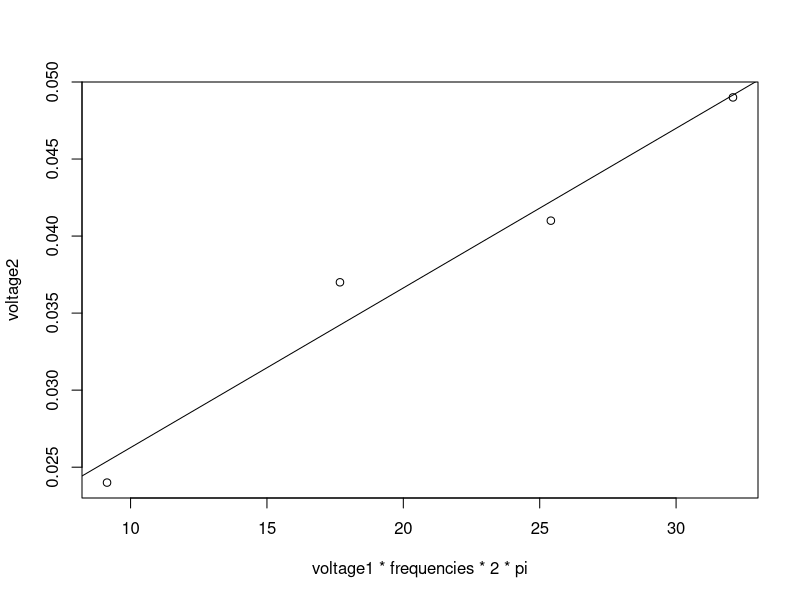
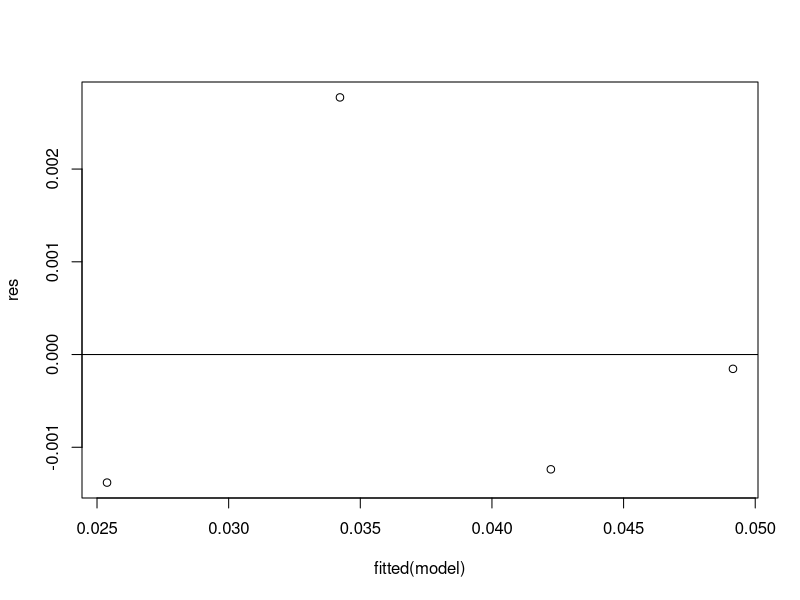
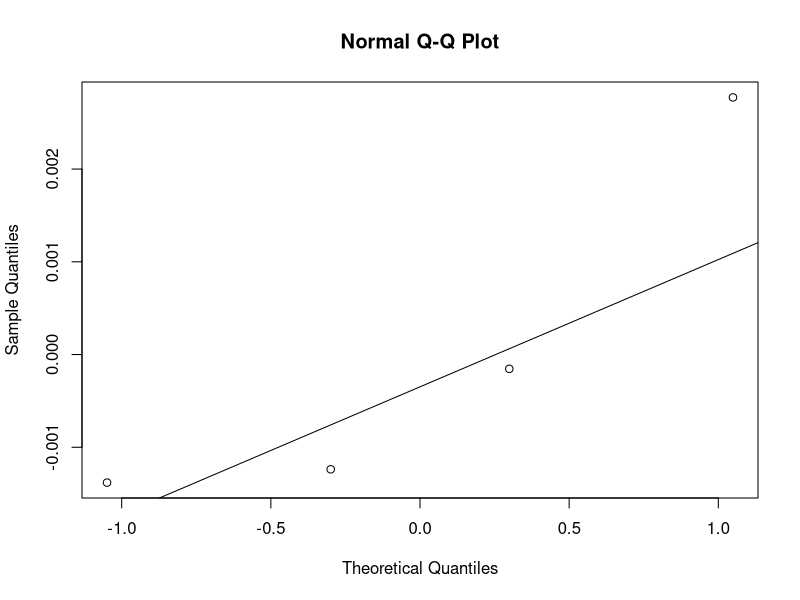
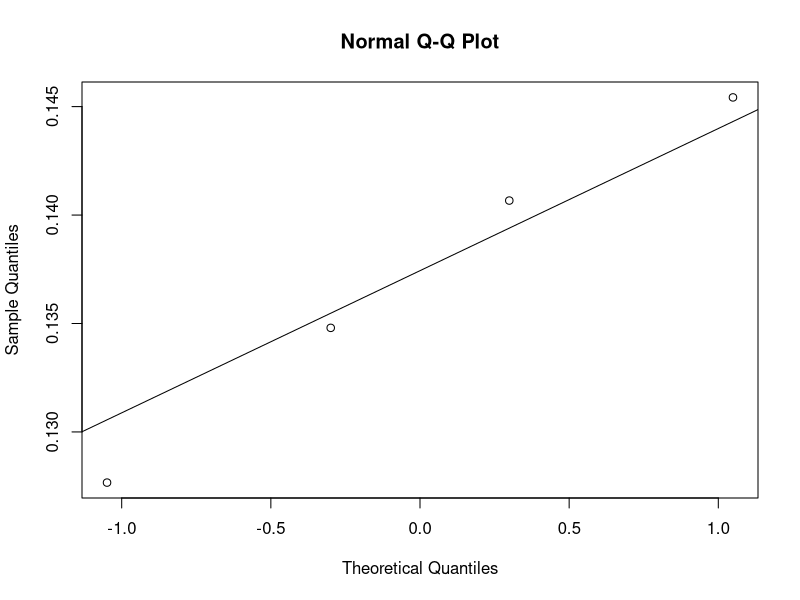
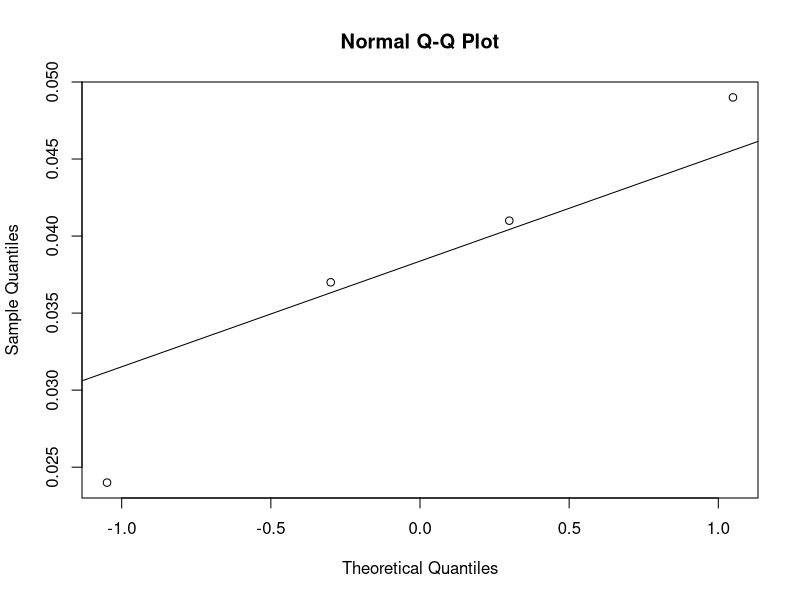
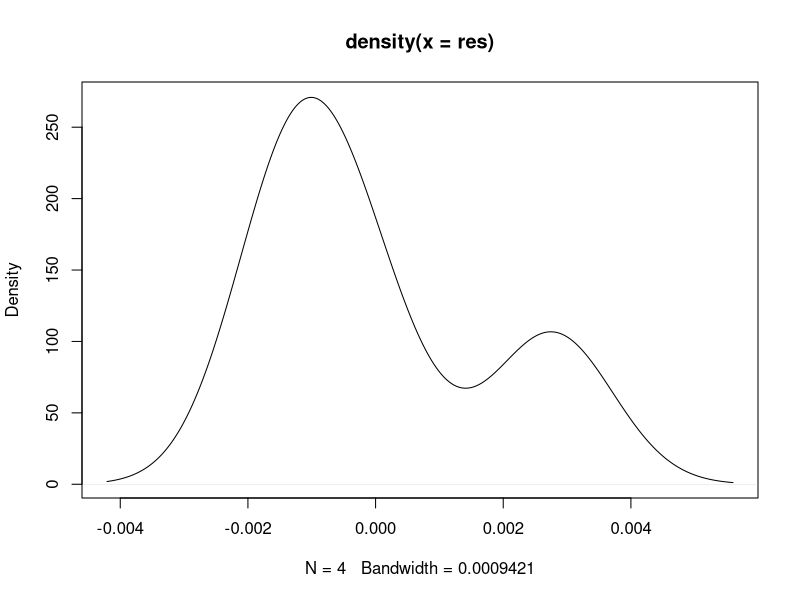
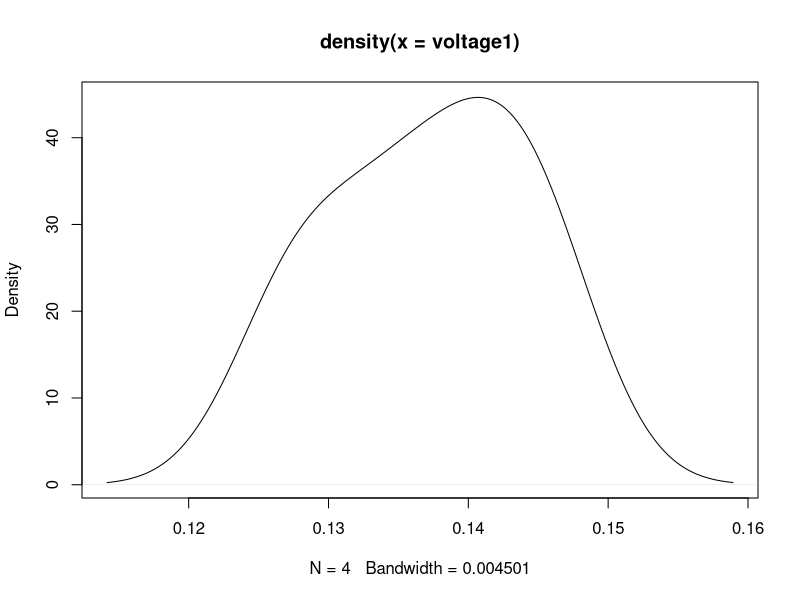
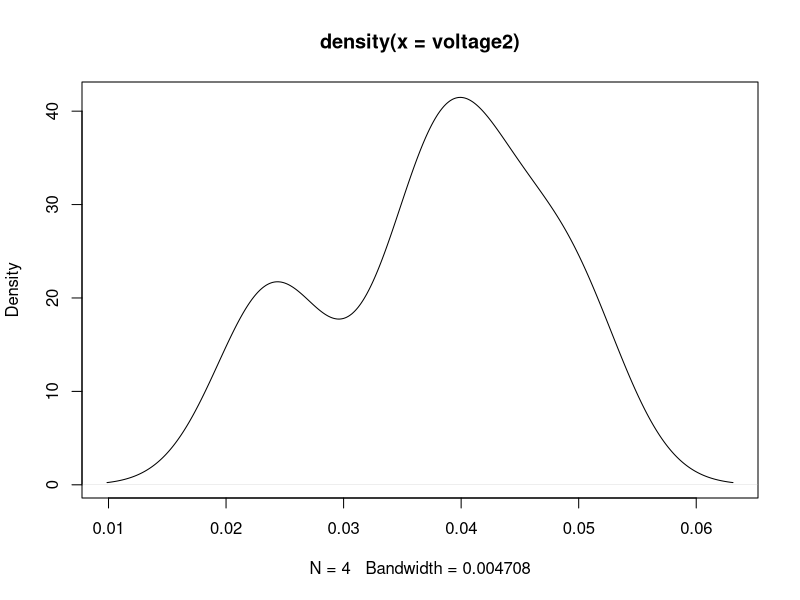

These figures' R source, in order:
# magnetic permittivity of free space
mu = 4 * pi * 10^-7

# Data
radius1 = 0.105
radius2 = 0.015
windings1 = 200
windings2 = 2000
frequencies = c(10,20,30,40)
voltage1 = c(2.874,2.780,2.664,2.523) * 0.0506 # non ho capito se voltaggio o
voltage2 = c(0.024,0.037,0.041,0.049)

# mutual inductance
M = (mu * windings1 * windings2 * radius2^2) / (2 * radius1)

# Linear regression
model = lm( voltage2 ~ I( voltage1 * frequencies  * 2 * pi ) )
summary(model)

# Plots with regression line
plot(voltage1 * frequencies  * 2 * pi, voltage2)
abline(model)

# Residuals
res = resid(model)

# Residual VS Fitted plot
plot(fitted(model), res)
abline(0,0)

# Shapiro-Wilk
shapiro.test(res)
shapiro.test(voltage1)
shapiro.test(voltage2)

# QQ-plot 
qqnorm(res)
qqline(res)
qqnorm(voltage1)
qqline(voltage1)
qqnorm(voltage2)
qqline(voltage2)

# Density
plot(density(res))
plot(density(voltage1))
plot(density(voltage2))